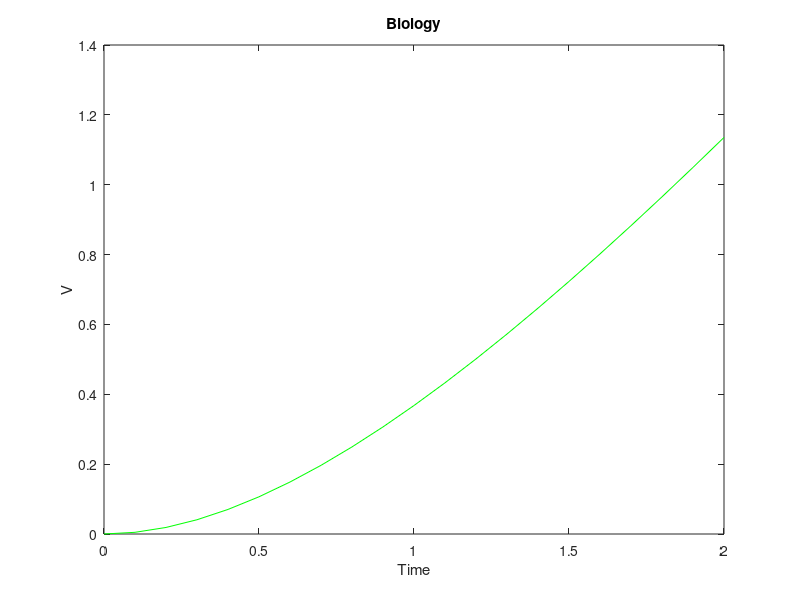

Here is the MATLAB script that generated this plot:
% Assignment 

time = 0:0.1:2;
tau = 1;
A = 1;
V = A*(exp(-time/tau)-1+(time/tau));
plot(time, V, 'g'), xlabel('Time'), ylabel('V'), title('Biology')